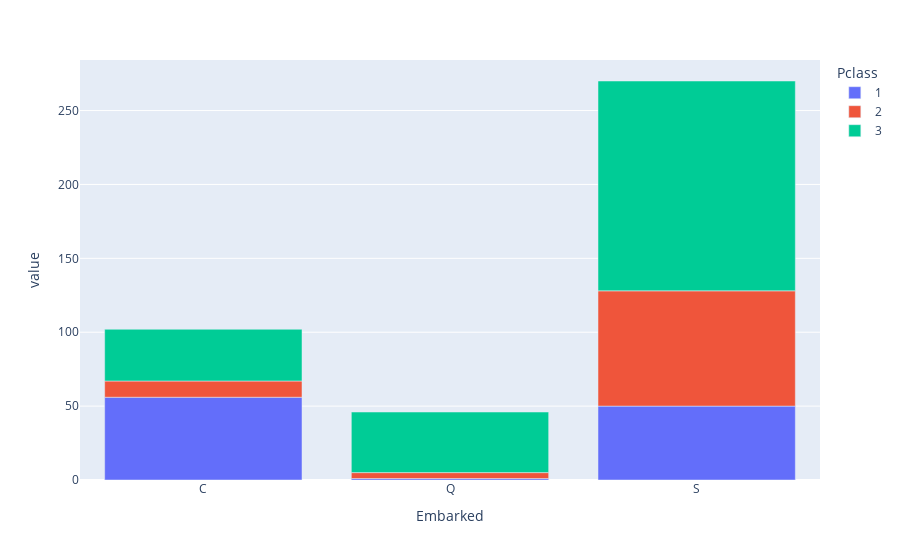

Write notebook code for a chart like this one.
### Code cell
px.bar(t)

### Figure 1 — Plotly figure (JSON) as saved in the notebook; plotly's stock layout.template omitted (floating-point values rounded to 4 significant figures)
{"data": [{"alignmentgroup": "True", "hovertemplate": "Pclass=1<br>Embarked=%{x}<br>value=%{y}<extra></extra>", "legendgroup": "1", "marker": {"color": "#636efa", "pattern": {"shape": ""}}, "name": "1", "offsetgroup": "1", "orientation": "v", "showlegend": true, "textposition": "auto", "type": "bar", "x": ["C", "Q", "S"], "xaxis": "x", "y": [56, 1, 50], "yaxis": "y"}, {"alignmentgroup": "True", "hovertemplate": "Pclass=2<br>Embarked=%{x}<br>value=%{y}<extra></extra>", "legendgroup": "2", "marker": {"color": "#EF553B", "pattern": {"shape": ""}}, "name": "2", "offsetgroup": "2", "orientation": "v", "showlegend": true, "textposition": "auto", "type": "bar", "x": ["C", "Q", "S"], "xaxis": "x", "y": [11, 4, 78], "yaxis": "y"}, {"alignmentgroup": "True", "hovertemplate": "Pclass=3<br>Embarked=%{x}<br>value=%{y}<extra></extra>", "legendgroup": "3", "marker": {"color": "#00cc96", "pattern": {"shape": ""}}, "name": "3", "offsetgroup": "3", "orientation": "v", "showlegend": true, "textposition": "auto", "type": "bar", "x": ["C", "Q", "S"], "xaxis": "x", "y": [35, 41, 142], "yaxis": "y"}], "layout": {"barmode": "relative", "legend": {"title": {"text": "Pclass"}, "tracegroupgap": 0}, "margin": {"t": 60}, "xaxis": {"anchor": "y", "domain": [0, 1], "title": {"text": "Embarked"}}, "yaxis": {"anchor": "x", "domain": [0, 1], "title": {"text": "value"}}}}
